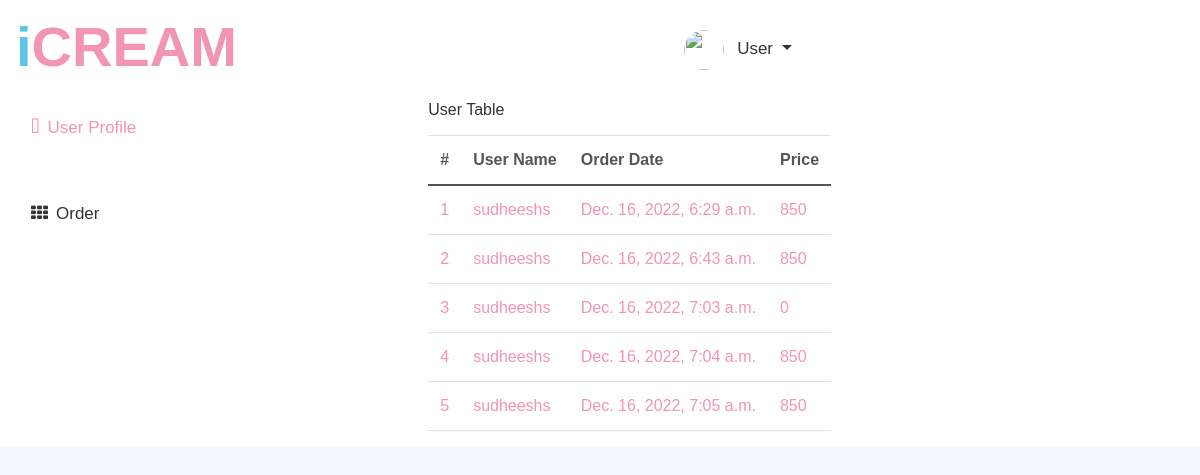
The page /ordertrack/ (signed in) on the database as committed earlier.
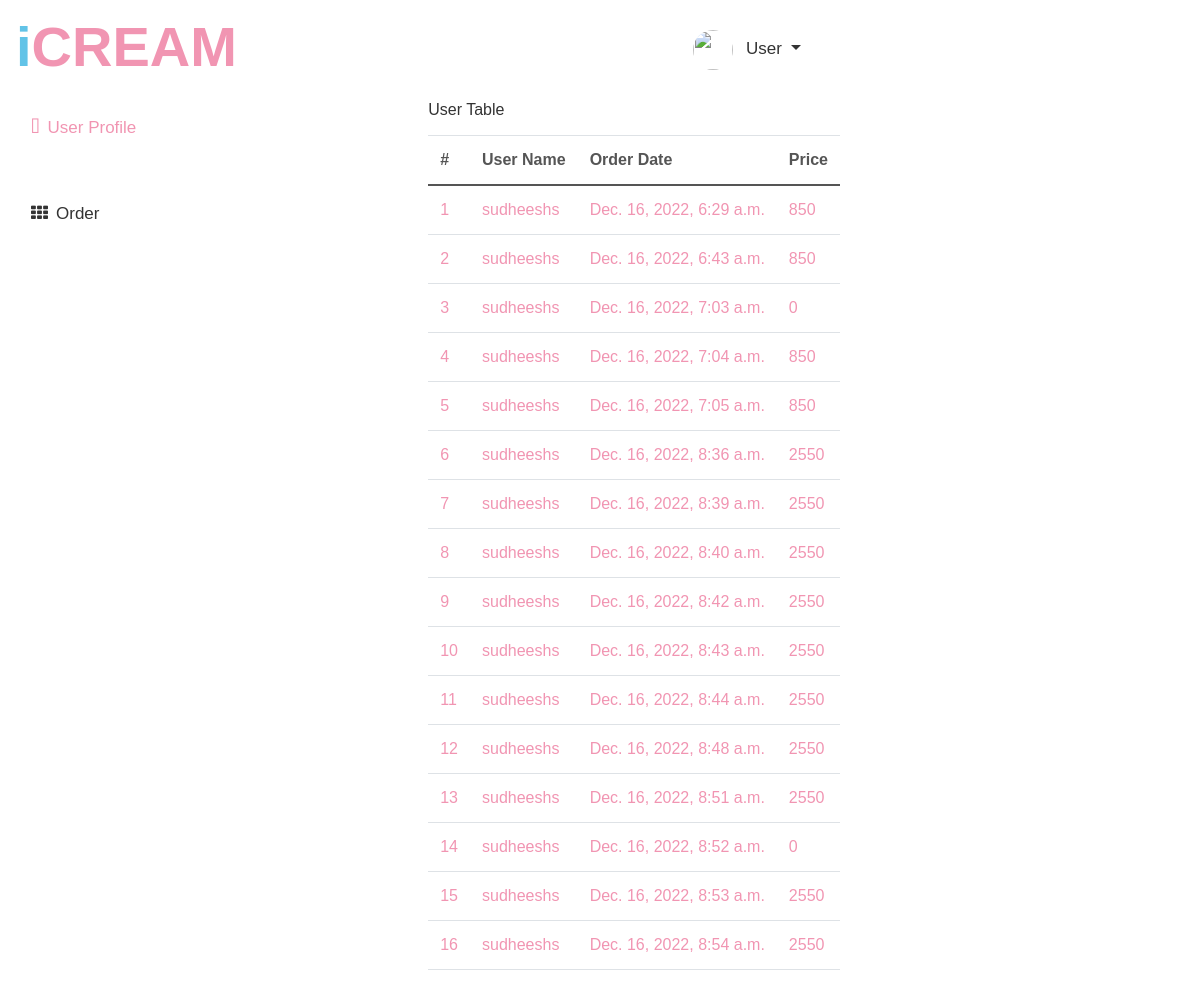
The same page on the database as committed later.
### payment/models.py (models this page shows)
class OrderPackage(models.Model):
    order_date = models.DateTimeField(auto_now_add=True)
    total_price = models.IntegerField(default=None)
    is_coupon_apply = models.ForeignKey(OrderCoupon, on_delete=models.CASCADE,default=None,blank=True,null=True)
    user = models.ForeignKey(UserInfo, on_delete=models.CASCADE,default=None,blank=True)

### additional/views.py (the view)
# urls.py: path('ordertrack/',views.user_order_track,name='user_order_track'),
def user_order_track(request):
    user_id = UserInfo.objects.get(username = request.session['username'])
    order_history = OrderPackage.objects.filter(user_id = user_id.id)
    return render(request,'order.html',{'order_history':order_history})

### additional/templates/order.html (shortened to what this page needs)
{% extends 'userdashbord.html' %}
{% block content %}
  <div class="bg-light rounded ">
    <h6 class="mb-3">User Table</h6>
    <table class="table display nowrap">
        <thead>
            <tr>
                <th scope="col">#</th>
                <th scope="col">User Name</th>
                <th scope="col">Order Date</th>
                <th scope="col">Price</th>
            </tr>
        </thead>
        <tbody>
          {% for item in order_history %}
          <tr>
              <td> <a href="{% url 'orders_all_product' item.id %}" onMouseOver="this.style.text-decoration='none'">{{ forloop.counter }} </a></td>
              <td> <a href="{% url 'orders_all_product' item.id %}" onMouseOver="this.style.text-decoration='none'">{{ item.user.username }}</a> </td>
              <td> <a href="{% url 'orders_all_product' item.id %}" onMouseOver="this.style.text-decoration='none'">{{ item.order_date }}</a> </td>
              <td> <a href="{% url 'orders_all_product' item.id %}" onMouseOver="this.style.text-decoration='none'">{{ item.total_price }}</a> </td>
          </tr>
          {% endfor %}
        </tbody>
    </table>
</div>
{% endblock content %}

Rows that differ between the two databases and show on the page:
added OrderPackage: user.username "sudheeshs", order_date "Dec. 16, 2022, 8:36 a.m.", total_price "2550"
added OrderPackage: user.username "sudheeshs", order_date "Dec. 16, 2022, 8:39 a.m.", total_price "2550"
added OrderPackage: user.username "sudheeshs", order_date "Dec. 16, 2022, 8:40 a.m.", total_price "2550"
added OrderPackage: user.username "sudheeshs", order_date "Dec. 16, 2022, 8:42 a.m.", total_price "2550"
added OrderPackage: user.username "sudheeshs", order_date "Dec. 16, 2022, 8:43 a.m.", total_price "2550"
added OrderPackage: user.username "sudheeshs", order_date "Dec. 16, 2022, 8:44 a.m.", total_price "2550"
added OrderPackage: user.username "sudheeshs", order_date "Dec. 16, 2022, 8:48 a.m.", total_price "2550"
added OrderPackage: user.username "sudheeshs", order_date "Dec. 16, 2022, 8:51 a.m.", total_price "2550"
added OrderPackage: user.username "sudheeshs", order_date "Dec. 16, 2022, 8:52 a.m.", total_price "0"
added OrderPackage: user.username "sudheeshs", order_date "Dec. 16, 2022, 8:53 a.m.", total_price "2550"
added OrderPackage: user.username "sudheeshs", order_date "Dec. 16, 2022, 8:54 a.m.", total_price "2550"
